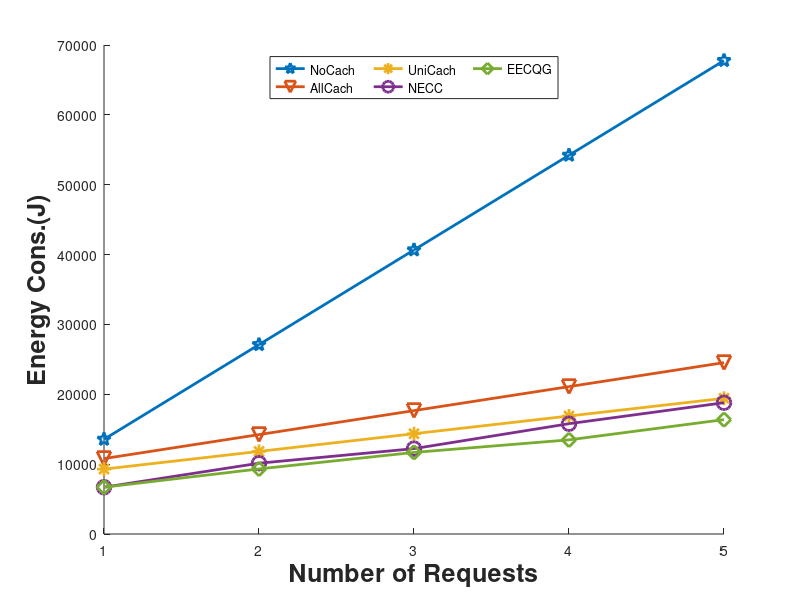

This figure's MATLAB source: (Note: this script raises an error after producing the figure.)
close all;
clear;
clc;

No_Caching=[13554.91679,27109.83357,40664.75036,54219.66714,67774.58393;
 0.5,0.5,0.5,0.5,0.5;
 15,15,15,15,15];

All_Caching=[10796.48096,14230.39321,17664.30547,21098.21772,24532.12997;
 0.9,0.9,0.9,0.9,0.9;
 3.8,3.8,3.8,3.8,3.8];

Uni_Caching=[9288.478768,11822.66944,14356.86011,16891.05078,19425.24145;
0.9,0.9,0.864,0.782,0.745;
4.2,4.2,4.2,4.2,4.2];

NECC=[6700.357814,10133.07097,12219.53307,15788.24723,18795.2381;
0.9,0.9,0.9,0.88,0.865;
4.9,4.9,4.9,4.9,4.9];

EECQG=[6700.357814,9317.6858,11678.44821,13476.6368,16375.345;
0.9,0.9,0.9,0.9,0.9;
4.9,4.5,4.5,4.1,4.1  
];

ratio=[0.3986,0.3458,0.3103,0.3227,0.2937];

flow_plot=1:5;

figure(1);
hold on;
plot(flow_plot,No_Caching(1,:),'-p','LineWidth',2,'MarkerSize',10);
plot(flow_plot,All_Caching(1,:),'-v','LineWidth',2,'MarkerSize',10);
plot(flow_plot,Uni_Caching(1,:),'-*','LineWidth',2,'MarkerSize',10);
plot(flow_plot,NECC(1,:),'-o','LineWidth',2,'MarkerSize',10);
plot(flow_plot,EECQG(1,:),'-d','LineWidth',2,'MarkerSize',10);
xlabel('Number of Requests','FontSize',18,'FontWeight','bold');
ylabel('Energy Cons.(J)','FontSize',18,'FontWeight','bold');
lgd=legend({'NoCach','AllCach','UniCach','NECC','EECQG'},'Location','north','NumColumns',3);
lgd.FontSize=18;
hold off;
ax = gca;
ax.XTick = 1:5;
ax.XTickLabel = {'20','40','60','80','100'};
set(gca, 'FontSize', 18);

figure(2);
hold on;
plot(flow_plot,EECQG(1,:),'-d','LineWidth',2,'MarkerSize',10);
plot(flow_plot,EECQG(1,:).*ratio,'-s','LineWidth',2,'MarkerSize',10);
plot(flow_plot,EECQG(1,:).*(1-ratio),'-h','LineWidth',2,'MarkerSize',10);
xlabel('Number of Requests','FontSize',18,'FontWeight','bold');
ylabel('Energy Cons.(J)','FontSize',18,'FontWeight','bold');
lgd=legend({'Overall','Caching','Trasmission'},'Location','north','NumColumns',3);
lgd.FontSize=18;
hold off;
ax = gca;
ax.XTick = 1:5;
ax.XTickLabel = {'20','40','60','80','100'};
set(gca, 'FontSize', 18);

delay_satis=[No_Caching(2,:)',All_Caching(2,:)',Uni_Caching(2,:)',NECC(2,:)',EECQG(2,:)'];
figure(3);
bar(delay_satis,0.75);
xlabel('Number of flows');
ylabel('Satisfied Probability');
ylim([0,1.35]);
set(gca,'xtick',1:5,'xticklabel',{'20','40','60','80','100'},'FontSize',18);
lgd=legend({'NoCach','AllCach','UniCach','NECC','EECQG'},'location','north','NumColumns',3);
lgd.FontSize=18;

figure(4);
hold on;
plot(flow_plot,log(No_Caching(3,:)),'-p','LineWidth',2,'MarkerSize',10);
plot(flow_plot,log(All_Caching(3,:)),'-v','LineWidth',2,'MarkerSize',10);
plot(flow_plot,log(Uni_Caching(3,:)),'-*','LineWidth',2,'MarkerSize',10);
plot(flow_plot,log(NECC(3,:)),'-o','LineWidth',2,'MarkerSize',10);
plot(flow_plot,log(EECQG(3,:)),'-d','LineWidth',2,'MarkerSize',10);
xlabel('Number of Requests','FontSize',18,'FontWeight','bold');
ylabel('ln(Avg. Hops)','FontSize',18,'FontWeight','bold');
lgd=legend({'NoCach','AllCach','UniCach','NECC','EECQG'},'Location','north','NumColumns',3);
lgd.FontSize=18;
hold off;
ax = gca;
ax.XTick = 1:5;
ax.XTickLabel = {'20','40','60','80','100'};
ylim([1.2,3]);
set(gca, 'FontSize', 18);
